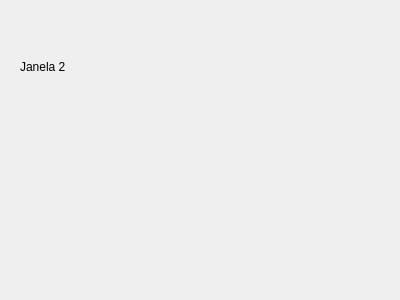
<?xml version="1.0" encoding="UTF-8"?>
<ui version="4.0">
 <class>Janela2</class>
 <widget class="QDialog" name="Janela2">
  <property name="geometry">
   <rect>
    <x>0</x>
    <y>0</y>
    <width>400</width>
    <height>300</height>
   </rect>
  </property>
  <property name="windowTitle">
   <string>Dialog</string>
  </property>
  <widget class="QLabel" name="label">
   <property name="geometry">
    <rect>
     <x>20</x>
     <y>60</y>
     <width>47</width>
     <height>13</height>
    </rect>
   </property>
   <property name="text">
    <string>Janela 2</string>
   </property>
  </widget>
 </widget>
 <resources/>
 <connections/>
</ui>
